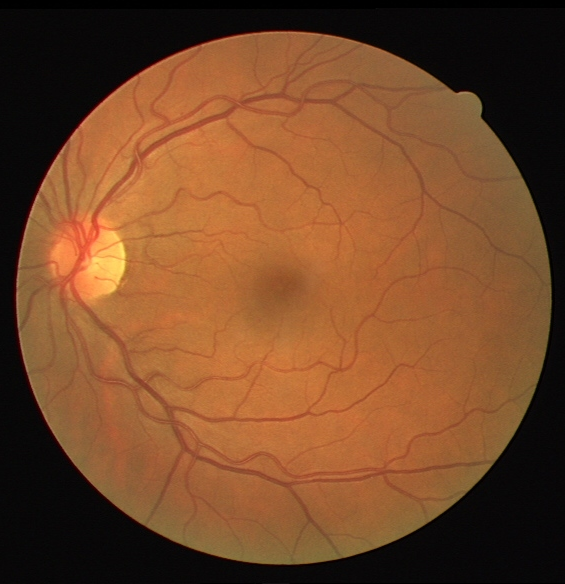
#> input picture data/images/01.png, 565 x 584 px, given as the content of the folder data/images/01.png, which was not available
$ python preprocessing.py --images-path data/images/01.png --masks-path data/images/02.png --save-path out.png
#> lines starting #> are read from the running program, lines starting #| are printed output that depends on the picture; after the words box and inside, x2 and y2 are one past the last pixel; in counts of white or black regions, pixels touching at a corner belong together; pictures that were not available may be replaced by others from this repository, and a replacement may not be noted
from pathlib import Path
from os.path import join
import argparse

import scipy.ndimage as ndimage
import numpy as np
import skimage.io as io
import glob
from PIL import Image
from scipy.interpolate import interp1d
from skimage.morphology import disk


def crop_center(img, cropx, cropy):
    y, x = img.shape[0], img.shape[1]
    startx = x//2-(cropx//2)
    starty = y//2-(cropy//2)
    return img[starty:starty+cropy, startx:startx+cropx]


def to_0_1(img):
    interp_fun = interp1d([img.min(), img.max()], [0.0, 1.0])
    return interp_fun(img)


def enhance_image(img, mask, int_format=False, disk_size=5):
    """Enhance an image using the method described in the paper.
    Args:
        img (np.ndarray): Image to enhance
        mask (np.ndarray): ROI mask of the image to enhance

    Returns:
        Enhanced image
    """
#> called with img = '_only/01.png', mask = '_only/01.png', int_format = True, disk_size = 5
    # Read image and its corresponding mask
    if isinstance(img, str) or isinstance(img, Path):
        img = io.imread(img)[..., :3]
#> img is the input picture: shape (584, 565, 3); mean R, G, B 117.9, 72.7, 40.9
    if isinstance(mask, str) or isinstance(mask, Path):
        mask = io.imread(mask)

    if len(img.shape) == 3:
        if img.shape[2] > 3:
            img = img[:, :, :3]
    if len(mask.shape) == 3:
        mask = np.sum(mask[:, :, :3], axis=2)
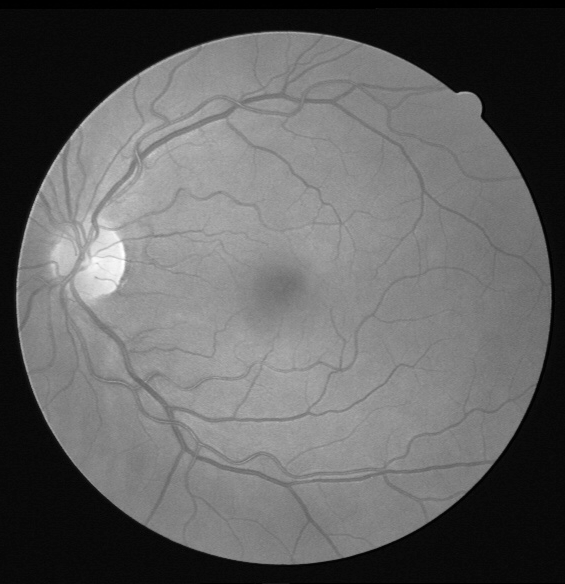
#> mask: shape (584, 565) uint64; min 0, max 596, mean 231.4; drawn with min black and max white

    img = img / 255
    # mask = np.where(mask > (255//2), 255, 0)
    mask = np.where(mask > 0.5, 1, 0)
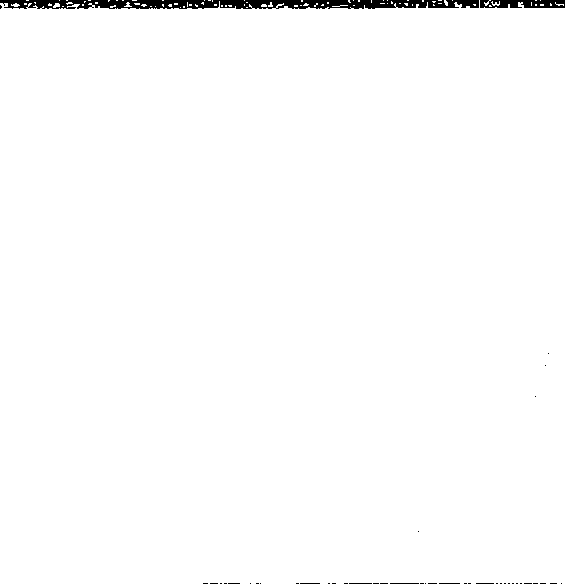
#> mask: shape (584, 565) int64; values 0 (black) and 1 (white), 98.7% white; 43 black regions (37 under 20 px), largest, box (x1, y1, x2, y2) and area: (0, 0, 479, 9) 3339, (480, 0, 565, 8) 562, (390, 583, 419, 584) 29, (349, 583, 372, 584) 23, (439, 583, 460, 584) 21, (300, 583, 320, 584) 20

    # Copy original image
    img_copy = img.copy()
    # Convert to PIL format
    zoomed_image = Image.fromarray(np.uint8(img_copy*255))
    # Enlarge image
    zoomed_image = zoomed_image.resize(
        (int(img_copy.shape[1]*1.15), int(img_copy.shape[0]*1.15)),
        Image.BICUBIC
    )
    # To numpy array type
    zoomed_image = np.array(zoomed_image)
    # Crop image to original size (zoom result)
    zoomed_image = crop_center(zoomed_image, img_copy.shape[1],
                               img_copy.shape[0])
#> in crop_center, `return img[starty:starty+cropy, startx:startx+cropx]`:
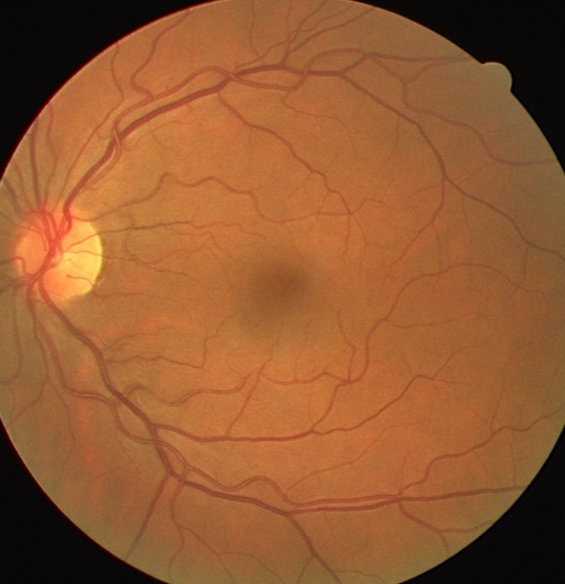
#> returned value: shape (584, 565, 3); mean of channels 0, 1, 2 148.2, 90.4, 49.9; drawn as R, G, B
    # Convert image from 0-255 format to 0.0-1.0 format
    zoomed_image = zoomed_image / 255.0
#> zoomed_image: shape (584, 565, 3) float64

    # Create circular kernel for mask erosion
    kernel = disk(disk_size)

    # Erode mask
    mask = ndimage.binary_erosion(mask, kernel)
#> mask: shape (584, 565) bool; 95% white; 5 black regions, box (x1, y1, x2, y2) and area: (0, 0, 565, 584) 16185, (543, 348, 554, 359) 81, (540, 360, 551, 371) 81, (530, 391, 541, 402) 81, (413, 526, 424, 537) 81
    # Convert boolean array to float array
    mask = mask * 1.0  # type: ignore

    img_copy[mask < 1.0] = 0.0
#> img_copy: shape (584, 565, 3) float64; mean R, G, B 0.461, 0.284, 0.159

    # Create RGB mask (same mask for all channels)
    mask = np.stack((mask, mask, mask), axis=2)

    composed_image = mask.copy()
    composed_image[mask == 1.0] = img_copy[mask == 1.0]
    composed_image[mask < 1.0] = zoomed_image[mask < 1.0]
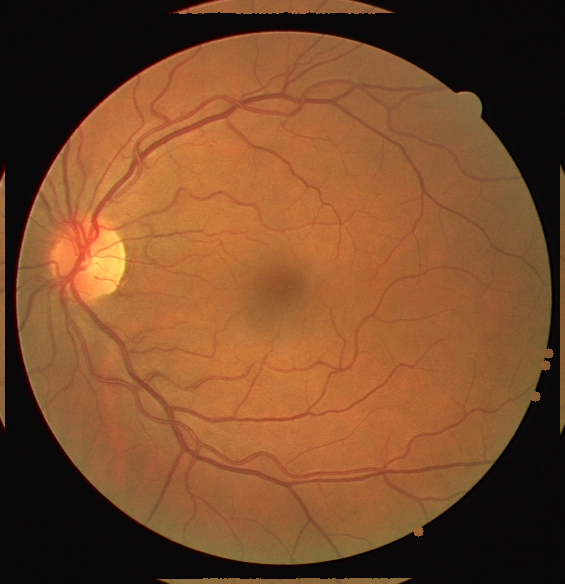
#> composed_image: shape (584, 565, 3) float64; mean of channels 0, 1, 2 0.474, 0.293, 0.164; drawn as R, G, B

    filtered_image = ndimage.gaussian_filter(composed_image, sigma=(10, 10, 0))

    subtracted_image = composed_image - filtered_image
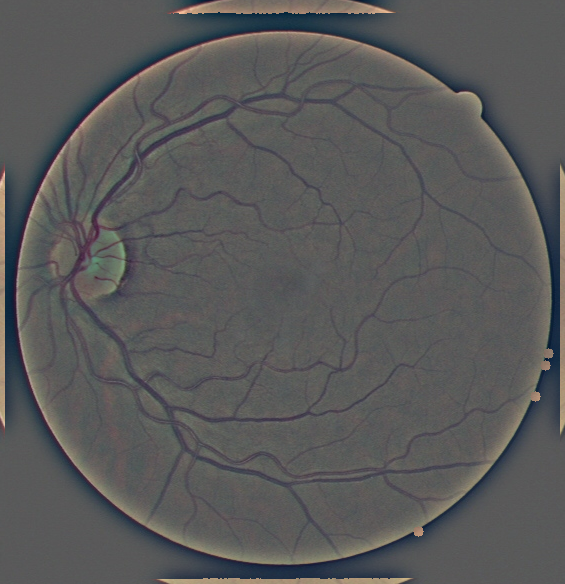
#> subtracted_image: shape (584, 565, 3) float64; mean of channels 0, 1, 2 2.76e-17, 1.34e-17, 1.04e-17; drawn with min black and max white
    subtracted_image[mask < 1.] = 0.
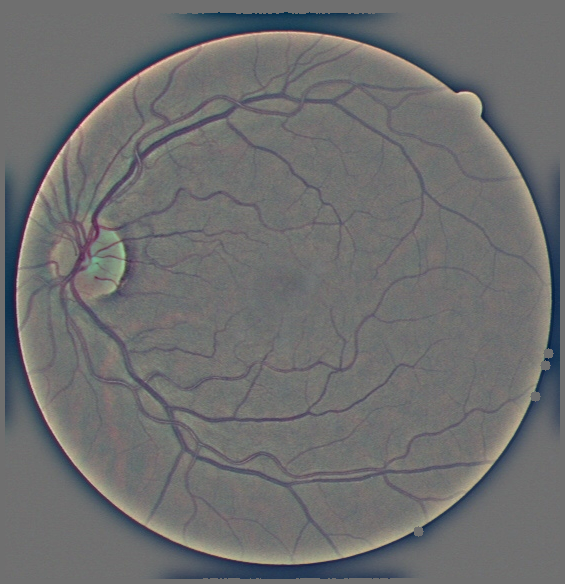
#> subtracted_image: shape (584, 565, 3) float64; 5% of pixels changed, all inside (x1, y1, x2, y2) = (0, 0, 565, 584); drawn with min black and max white

    enhanced_image = subtracted_image/np.std(subtracted_image)
    enhanced_image = to_0_1(enhanced_image)
    enhanced_image[mask < 1.] = 0.
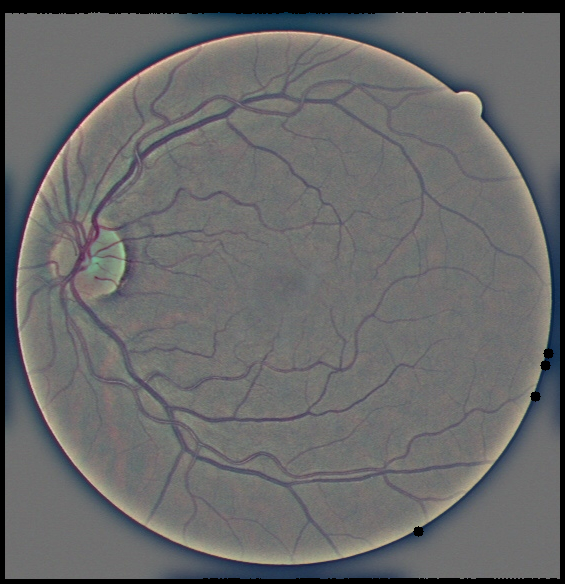
#> enhanced_image: shape (584, 565, 3) float64; mean of channels 0, 1, 2 0.41, 0.412, 0.415; drawn as R, G, B

    mask = mask[:, :, 0]

    if int_format:
        enhanced_image *= 255
        enhanced_image = enhanced_image.astype(np.uint8)
        mask *= 255
        mask = mask.astype(np.uint8)

    return enhanced_image, mask


def enhance_images(image_names, mask_names, save_path):
    """ Enhances a list of images.
    Args:
        image_names (list): List of image names.
        mask_names (list): List of ROI mask names.
    """
    for image_name, mask_name in zip(image_names, mask_names):
        assert Path(image_name).name == Path(mask_name).name
        enhanced_image, eroded_mask = enhance_image(image_name, mask_name, int_format=True)

        io.imsave(join(save_path, 'images', Path(image_name).name), enhanced_image)
        io.imsave(
            join(save_path, 'masks', Path(mask_name).name),
            eroded_mask
        )


def main(images_path, masks_path, save_path):
    # Get images and masks
    image_names = glob.glob(join(images_path, '*.png'))
    mask_names = glob.glob(join(masks_path, '*.png'))
    # Sort
    image_names.sort()
    mask_names.sort()
    print(image_names)
    print(mask_names)
    enhance_images(image_names, mask_names, save_path)


if __name__ == '__main__':
    parser = argparse.ArgumentParser(description='Preprocess images')
    parser.add_argument('--images-path', type=str, required=True,
        help='Path to the images')
    parser.add_argument('--masks-path', type=str, required=True,
        help='Path to the masks')
    parser.add_argument('--save-path', type=str, required=True,
        help='Path to save the enhanced images')
    args = parser.parse_args()
    save_path = Path(args.save_path)

    print('Preprocessing')
    save_path.mkdir(exist_ok=True)
    (save_path / 'masks').mkdir(exist_ok=True)
    (save_path / 'images').mkdir(exist_ok=True)
    main(args.images_path, args.masks_path, args.save_path)
